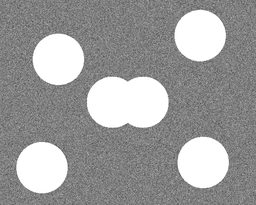
#> input picture Circle Objects2.png, 256 x 205 px, shrunk from 594 x 475 before the run
$ python Classwork2_Week3_FindCircle.py
#> lines starting #> are read from the running program, lines starting #| are printed output that depends on the picture; after the words box and inside, x2 and y2 are one past the last pixel; in counts of white or black regions, pixels touching at a corner belong together
import cv2 as cv
import numpy as np

def draw_circle_on_non_white_pixels(image_input):
    #Read image input
#> called with image_input = 'Circle Objects2.png'
    image = cv.imread(image_input)
#> image is the input picture: shape (205, 256, 3); min 75, max 255, mean 155.8

    #Create a mask of every pixel that's non-white pixels
    mask = cv.inRange(image, (0, 0, 0), (200, 200, 200))
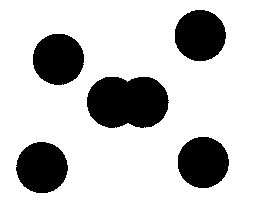
#> mask: shape (205, 256); 77.6% white; 5 black regions, box (x1, y1, x2, y2) and area: (87, 77, 169, 128) 3511, (33, 34, 84, 85) 2064, (16, 142, 68, 193) 2064, (175, 10, 226, 61) 2059, (178, 137, 229, 188) 2059

    #Find the indices of non-white pixels หาพื่นที่ ที่ไม่ใช่สีขาว
    non_white_indices = np.transpose(np.nonzero(mask))
#> non_white_indices = 40723 pairs, first value 0 to 204, second value 0 to 255

    #Draw circles on non-white pixels
    for y, x in non_white_indices:
        cv.circle(image, (x, y), 28, (0, 0, 0), 56)
#> image: shape (205, 256, 3); every value is 0

    #Display the resulting image
    cv.imshow('Circles on Non-White Pixels', image)
    cv.imwrite('Middle of The Circle.png', image)
    cv.waitKey(0)
    cv.destroyAllWindows()


image_input = 'Circle Objects2.png'
draw_circle_on_non_white_pixels(image_input)
